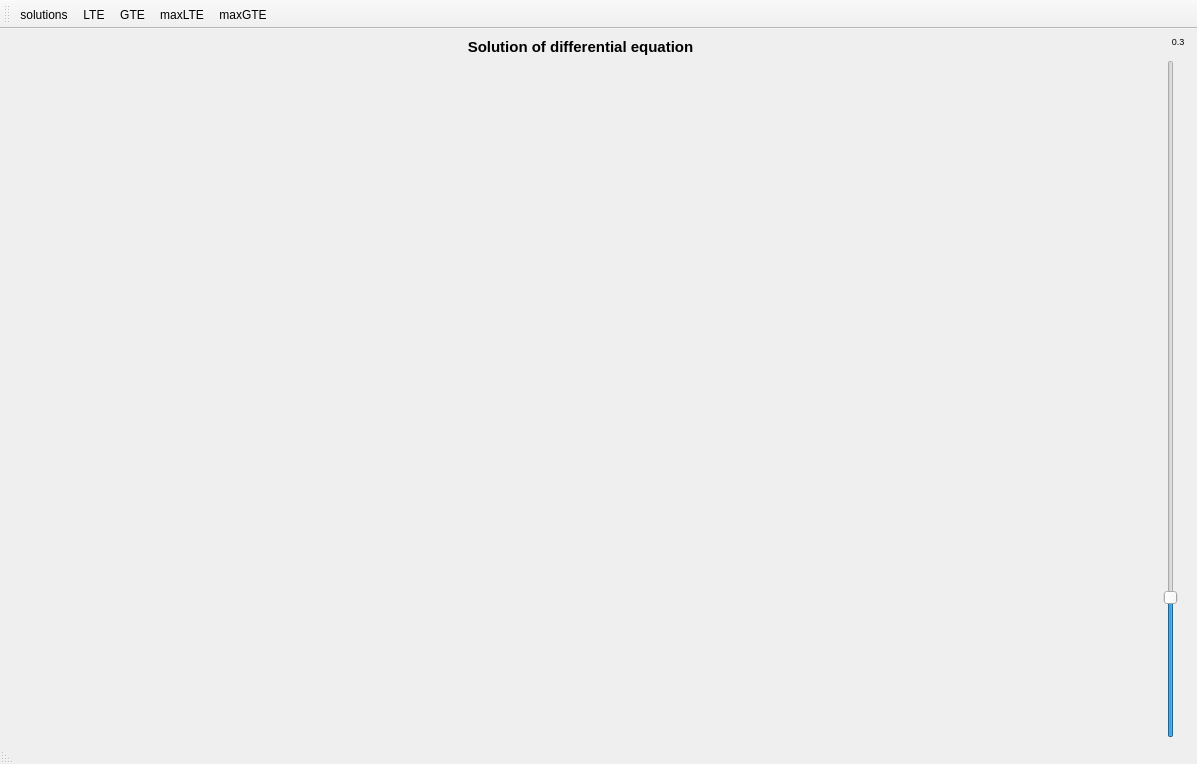
<?xml version="1.0" encoding="UTF-8"?>
<ui version="4.0">
 <class>MainWindow</class>
 <widget class="QMainWindow" name="MainWindow">
  <property name="geometry">
   <rect>
    <x>0</x>
    <y>0</y>
    <width>1197</width>
    <height>764</height>
   </rect>
  </property>
  <property name="sizePolicy">
   <sizepolicy hsizetype="Expanding" vsizetype="Preferred">
    <horstretch>0</horstretch>
    <verstretch>0</verstretch>
   </sizepolicy>
  </property>
  <property name="windowTitle">
   <string>MainWindow</string>
  </property>
  <property name="iconSize">
   <size>
    <width>40</width>
    <height>40</height>
   </size>
  </property>
  <property name="toolButtonStyle">
   <enum>Qt::ToolButtonTextUnderIcon</enum>
  </property>
  <property name="documentMode">
   <bool>false</bool>
  </property>
  <property name="tabShape">
   <enum>QTabWidget::Triangular</enum>
  </property>
  <widget class="QWidget" name="mainWidget">
   <layout class="QHBoxLayout" name="horizontalLayout">
    <property name="leftMargin">
     <number>4</number>
    </property>
    <property name="topMargin">
     <number>0</number>
    </property>
    <property name="rightMargin">
     <number>4</number>
    </property>
    <property name="bottomMargin">
     <number>4</number>
    </property>
    <item>
     <widget class="QStackedWidget" name="pages">
      <property name="currentIndex">
       <number>0</number>
      </property>
      <widget class="QWidget" name="pGraph">
       <property name="sizePolicy">
        <sizepolicy hsizetype="Preferred" vsizetype="Preferred">
         <horstretch>0</horstretch>
         <verstretch>0</verstretch>
        </sizepolicy>
       </property>
       <property name="minimumSize">
        <size>
         <width>0</width>
         <height>0</height>
        </size>
       </property>
       <layout class="QVBoxLayout" name="verticalLayout">
        <item>
         <widget class="QLabel" name="label_36">
          <property name="sizePolicy">
           <sizepolicy hsizetype="Minimum" vsizetype="Preferred">
            <horstretch>0</horstretch>
            <verstretch>0</verstretch>
           </sizepolicy>
          </property>
          <property name="text">
           <string>&lt;html&gt;&lt;head/&gt;&lt;body&gt;&lt;p align=&quot;center&quot;&gt;&lt;span style=&quot; font-size:11pt; font-weight:600;&quot;&gt;Solution of differential equation&lt;/span&gt;&lt;/p&gt;&lt;/body&gt;&lt;/html&gt;</string>
          </property>
          <property name="textFormat">
           <enum>Qt::AutoText</enum>
          </property>
          <property name="scaledContents">
           <bool>false</bool>
          </property>
          <property name="alignment">
           <set>Qt::AlignCenter</set>
          </property>
         </widget>
        </item>
        <item>
         <widget class="QCustomPlot" name="SolutionPlot" native="true">
          <property name="sizePolicy">
           <sizepolicy hsizetype="Expanding" vsizetype="Expanding">
            <horstretch>0</horstretch>
            <verstretch>0</verstretch>
           </sizepolicy>
          </property>
         </widget>
        </item>
       </layout>
      </widget>
      <widget class="QWidget" name="pLTE">
       <layout class="QVBoxLayout" name="verticalLayout_3">
        <item>
         <widget class="QLabel" name="label_37">
          <property name="sizePolicy">
           <sizepolicy hsizetype="Minimum" vsizetype="Preferred">
            <horstretch>0</horstretch>
            <verstretch>0</verstretch>
           </sizepolicy>
          </property>
          <property name="text">
           <string>&lt;html&gt;&lt;head/&gt;&lt;body&gt;&lt;p align=&quot;center&quot;&gt;&lt;span style=&quot; font-size:11pt; font-weight:600;&quot;&gt;Local Errors of numerical methods&lt;/span&gt;&lt;/p&gt;&lt;/body&gt;&lt;/html&gt;</string>
          </property>
          <property name="textFormat">
           <enum>Qt::AutoText</enum>
          </property>
          <property name="scaledContents">
           <bool>false</bool>
          </property>
          <property name="alignment">
           <set>Qt::AlignCenter</set>
          </property>
         </widget>
        </item>
        <item>
         <widget class="QCustomPlot" name="LTEPlot" native="true">
          <property name="sizePolicy">
           <sizepolicy hsizetype="Expanding" vsizetype="Expanding">
            <horstretch>0</horstretch>
            <verstretch>0</verstretch>
           </sizepolicy>
          </property>
         </widget>
        </item>
       </layout>
      </widget>
      <widget class="QWidget" name="pGTE">
       <layout class="QVBoxLayout" name="verticalLayout_4">
        <item>
         <widget class="QLabel" name="label_38">
          <property name="sizePolicy">
           <sizepolicy hsizetype="Minimum" vsizetype="Preferred">
            <horstretch>0</horstretch>
            <verstretch>0</verstretch>
           </sizepolicy>
          </property>
          <property name="text">
           <string>&lt;html&gt;&lt;head/&gt;&lt;body&gt;&lt;p align=&quot;center&quot;&gt;&lt;span style=&quot; font-size:11pt; font-weight:600;&quot;&gt;Global Errors of numerical methods&lt;/span&gt;&lt;/p&gt;&lt;/body&gt;&lt;/html&gt;</string>
          </property>
          <property name="textFormat">
           <enum>Qt::AutoText</enum>
          </property>
          <property name="scaledContents">
           <bool>false</bool>
          </property>
          <property name="alignment">
           <set>Qt::AlignCenter</set>
          </property>
         </widget>
        </item>
        <item>
         <widget class="QCustomPlot" name="GTEPlot" native="true">
          <property name="sizePolicy">
           <sizepolicy hsizetype="Expanding" vsizetype="Expanding">
            <horstretch>0</horstretch>
            <verstretch>0</verstretch>
           </sizepolicy>
          </property>
         </widget>
        </item>
       </layout>
      </widget>
      <widget class="QWidget" name="pMaxLTE">
       <layout class="QVBoxLayout" name="verticalLayout_2">
        <item>
         <widget class="QLabel" name="label_39">
          <property name="sizePolicy">
           <sizepolicy hsizetype="Minimum" vsizetype="Preferred">
            <horstretch>0</horstretch>
            <verstretch>0</verstretch>
           </sizepolicy>
          </property>
          <property name="text">
           <string>&lt;html&gt;&lt;head/&gt;&lt;body&gt;&lt;p align=&quot;center&quot;&gt;&lt;span style=&quot; font-size:11pt; font-weight:600;&quot;&gt;Maxima local error&lt;/span&gt;&lt;/p&gt;&lt;/body&gt;&lt;/html&gt;</string>
          </property>
          <property name="textFormat">
           <enum>Qt::AutoText</enum>
          </property>
          <property name="scaledContents">
           <bool>false</bool>
          </property>
          <property name="alignment">
           <set>Qt::AlignCenter</set>
          </property>
         </widget>
        </item>
        <item>
         <widget class="QCustomPlot" name="MaxLTEPlot" native="true">
          <property name="sizePolicy">
           <sizepolicy hsizetype="Expanding" vsizetype="Expanding">
            <horstretch>0</horstretch>
            <verstretch>0</verstretch>
           </sizepolicy>
          </property>
         </widget>
        </item>
       </layout>
      </widget>
      <widget class="QWidget" name="pMaxGTE">
       <layout class="QVBoxLayout" name="verticalLayout_5">
        <item>
         <widget class="QLabel" name="label_40">
          <property name="sizePolicy">
           <sizepolicy hsizetype="Minimum" vsizetype="Preferred">
            <horstretch>0</horstretch>
            <verstretch>0</verstretch>
           </sizepolicy>
          </property>
          <property name="text">
           <string>&lt;html&gt;&lt;head/&gt;&lt;body&gt;&lt;p align=&quot;center&quot;&gt;&lt;span style=&quot; font-size:11pt; font-weight:600;&quot;&gt;Maxima global error&lt;/span&gt;&lt;/p&gt;&lt;/body&gt;&lt;/html&gt;</string>
          </property>
          <property name="textFormat">
           <enum>Qt::AutoText</enum>
          </property>
          <property name="scaledContents">
           <bool>false</bool>
          </property>
          <property name="alignment">
           <set>Qt::AlignCenter</set>
          </property>
         </widget>
        </item>
        <item>
         <widget class="QCustomPlot" name="MaxGTEPlot" native="true">
          <property name="sizePolicy">
           <sizepolicy hsizetype="Expanding" vsizetype="Expanding">
            <horstretch>0</horstretch>
            <verstretch>0</verstretch>
           </sizepolicy>
          </property>
         </widget>
        </item>
       </layout>
      </widget>
     </widget>
    </item>
    <item>
     <layout class="QVBoxLayout" name="verticalLayout_6">
      <property name="leftMargin">
       <number>0</number>
      </property>
      <property name="rightMargin">
       <number>0</number>
      </property>
      <item>
       <widget class="QLabel" name="StepViewer">
        <property name="sizePolicy">
         <sizepolicy hsizetype="Minimum" vsizetype="Preferred">
          <horstretch>0</horstretch>
          <verstretch>0</verstretch>
         </sizepolicy>
        </property>
        <property name="minimumSize">
         <size>
          <width>30</width>
          <height>25</height>
         </size>
        </property>
        <property name="text">
         <string>&lt;html&gt;&lt;head/&gt;&lt;body&gt;&lt;p align=&quot;center&quot;&gt;&lt;span style=&quot; font-size:7pt;&quot;&gt;0.3&lt;/span&gt;&lt;/p&gt;&lt;/body&gt;&lt;/html&gt;</string>
        </property>
        <property name="alignment">
         <set>Qt::AlignCenter</set>
        </property>
       </widget>
      </item>
      <item>
       <widget class="QSlider" name="StepSlider">
        <property name="minimum">
         <number>0</number>
        </property>
        <property name="maximum">
         <number>1500</number>
        </property>
        <property name="pageStep">
         <number>100</number>
        </property>
        <property name="value">
         <number>300</number>
        </property>
        <property name="orientation">
         <enum>Qt::Vertical</enum>
        </property>
       </widget>
      </item>
     </layout>
    </item>
   </layout>
  </widget>
  <widget class="QToolBar" name="Tools">
   <property name="windowTitle">
    <string>toolBar</string>
   </property>
   <property name="movable">
    <bool>true</bool>
   </property>
   <property name="allowedAreas">
    <set>Qt::LeftToolBarArea|Qt::TopToolBarArea</set>
   </property>
   <property name="iconSize">
    <size>
     <width>40</width>
     <height>40</height>
    </size>
   </property>
   <property name="floatable">
    <bool>true</bool>
   </property>
   <attribute name="toolBarArea">
    <enum>TopToolBarArea</enum>
   </attribute>
   <attribute name="toolBarBreak">
    <bool>false</bool>
   </attribute>
   <addaction name="actSol"/>
   <addaction name="actLTE"/>
   <addaction name="actGTE"/>
   <addaction name="actMaxLTE"/>
   <addaction name="actMaxGTE"/>
  </widget>
  <widget class="QStatusBar" name="statBar">
   <property name="layoutDirection">
    <enum>Qt::RightToLeft</enum>
   </property>
  </widget>
  <action name="actSol">
   <property name="checkable">
    <bool>false</bool>
   </property>
   <property name="checked">
    <bool>false</bool>
   </property>
   <property name="enabled">
    <bool>true</bool>
   </property>
   <property name="icon">
    <iconset resource="../res.qrc">
     <normaloff>:/images/graph.png</normaloff>:/images/graph.png</iconset>
   </property>
   <property name="text">
    <string>solutions</string>
   </property>
   <property name="toolTip">
    <string>solutions (1)</string>
   </property>
   <property name="shortcut">
    <string>1</string>
   </property>
   <property name="autoRepeat">
    <bool>true</bool>
   </property>
  </action>
  <action name="actLTE">
   <property name="checkable">
    <bool>false</bool>
   </property>
   <property name="checked">
    <bool>false</bool>
   </property>
   <property name="icon">
    <iconset resource="../res.qrc">
     <normaloff>:/images/Lerr.png</normaloff>:/images/Lerr.png</iconset>
   </property>
   <property name="text">
    <string>LTE</string>
   </property>
   <property name="toolTip">
    <string>LTE (2)</string>
   </property>
   <property name="shortcut">
    <string>2</string>
   </property>
  </action>
  <action name="actMaxLTE">
   <property name="icon">
    <iconset resource="../res.qrc">
     <normaloff>:/images/maxLerr.png</normaloff>:/images/maxLerr.png</iconset>
   </property>
   <property name="text">
    <string>maxLTE</string>
   </property>
   <property name="toolTip">
    <string>maxError(4)</string>
   </property>
   <property name="shortcut">
    <string>4</string>
   </property>
  </action>
  <action name="actGTE">
   <property name="icon">
    <iconset resource="../res.qrc">
     <normaloff>:/images/Gerr.png</normaloff>:/images/Gerr.png</iconset>
   </property>
   <property name="text">
    <string>GTE</string>
   </property>
   <property name="toolTip">
    <string>GTE(3)</string>
   </property>
   <property name="shortcut">
    <string>3</string>
   </property>
  </action>
  <action name="actMaxGTE">
   <property name="icon">
    <iconset resource="../res.qrc">
     <normaloff>:/images/maxGerr.png</normaloff>:/images/maxGerr.png</iconset>
   </property>
   <property name="text">
    <string>maxGTE</string>
   </property>
   <property name="toolTip">
    <string>maxGTE(5)</string>
   </property>
   <property name="shortcut">
    <string>5</string>
   </property>
  </action>
 </widget>
 <customwidgets>
  <customwidget>
   <class>QCustomPlot</class>
   <extends>QWidget</extends>
   <header>QCustomPlot/qcustomplot.h</header>
   <container>1</container>
  </customwidget>
 </customwidgets>
 <resources>
  <include location="../res.qrc"/>
 </resources>
 <connections/>
</ui>
